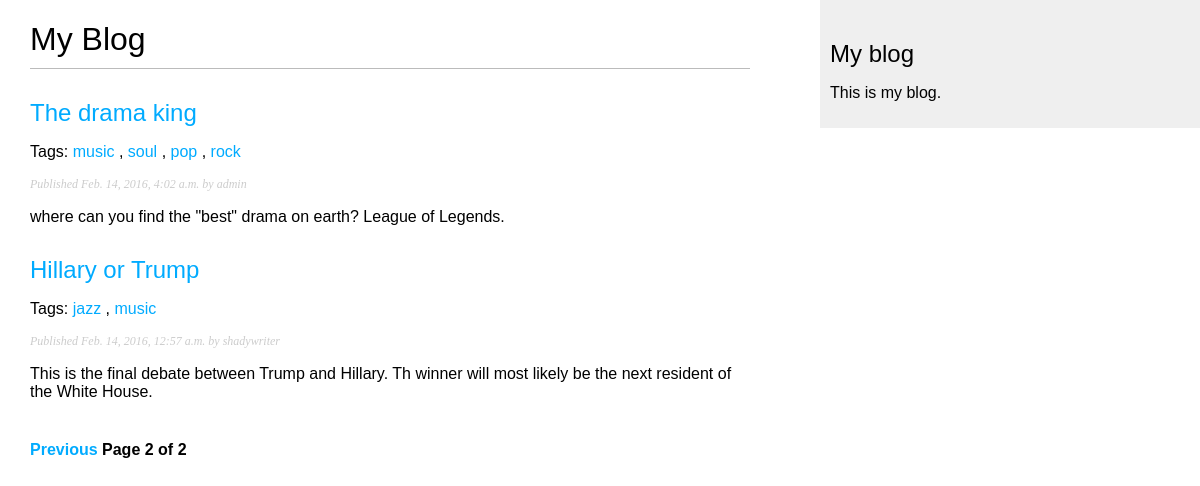
Screenshot of /blog/?page=2 with the database file from the repository.
### blog/models.py (models this page shows, shortened)
class Post(models.Model):
    STATUS_CHOICES = (
        ('draft', 'Draft'),
        ('published', 'Published'),
    )
    title = models.CharField(max_length=250)
    slug = models.SlugField(max_length=250, unique_for_date='publish')
    author = models.ForeignKey(User, related_name='blog_posts')
    body = models.TextField()
    publish = models.DateTimeField(default=timezone.now)
    created = models.DateTimeField(auto_now_add=True)
    updated = models.DateTimeField(auto_now=True)
    status = models.CharField(max_length=10, choices=STATUS_CHOICES, default='draft')
    objects = models.Manager() # The default manager.
    published = PublishedManager() # Our custom manager.
    tags = TaggableManager()
    class Meta:
        ordering = ('-publish',)
    def get_absolute_url(self):
        return reverse('blog:post_detail',
                       args=[
                           self.publish.year,
                           self.publish.strftime('%m'),
                           self.publish.strftime('%d'),
                           self.slug])

### blog/views.py (the view)
# urls.py: url(r'^tag/(?P<tag_slug>[-\w]+)/$', views.post_list, name='post_list_by_tag'),
def post_list(request, tag_slug=None):
    object_list = Post.published.all()
    tag = None
    if tag_slug:
        tag = get_object_or_404(Tag, slug=tag_slug)
        object_list = object_list.filter(tags__in=[tag])
    paginator = Paginator(object_list, 3) # 3 posts in each page
    page = request.GET.get('page')
    try:
        posts = paginator.page(page)
    except PageNotAnInteger:
        posts = paginator.page(1)
    except EmptyPage:
        posts = paginator.page(paginator.num_pages)
    return render(request, 'blog/post/list.html', {'page': page, 'posts': posts, 'tag': tag,})

### blog/models.py (called while the page is built)
    def get_queryset(self):
        return super(PublishedManager, self).get_queryset().filter(status='published')

### blog/templates/blog/post/list.html (shortened to what this page needs)
{% extends "blog/base.html" %}
{% block content %}
    <h1>My Blog</h1>
    {% for post in posts %}
        <h2>
            <a href="{{ post.get_absolute_url }}">{{ post.title }}</a>
        </h2>
        <p class="tags">
            Tags:
            {% for tag in post.tags.all %}
                <a href="{% url 'blog:post_list_by_tag' tag.slug %}">{{ tag.name }}</a>
                {% if not forloop.last %}, {% endif %}
            {% endfor %}
        </p>
        <p class="date">Published {{ post.publish }} by {{ post.author }}</p>
        {{ post.body|truncatewords:30|linebreaks }}
    {% endfor %}
    {% include "blog/pagination.html" with page=posts %}
{% endblock %}

### blog/static/css/blog.css (style rules this page uses)
body { margin:0; padding:0; font-family:helvetica, sans-serif; }
a { color:#00abff; text-decoration:none; }
h1 { font-weight:normal; border-bottom:1px solid #bbb; padding:0 0 10px 0; }
h2 { font-weight:normal; margin:30px 0 0; }
p.date { color:#ccc; font-family: georgia, serif; font-size: 12px; font-style: italic; }

### rows the page displays
Post: title "The drama king", publish "Feb. 14, 2016, 4:02 a.m.", author "admin", body "where can you find the \"best\" drama on earth? League of Legends."
Tag: name "music"
Tag: name "soul"
Tag: name "pop"
Tag: name "rock"
Post: title "Hillary or Trump", publish "Feb. 14, 2016, 12:57 a.m.", author "shadywriter", body "This is the final debate between Trump and Hillary. Th winner will most likely be the next resident of the White House."
Tag: name "jazz"

### other values shown
{{ page.number }} "2"
{{ page.paginator.num_pages }} "2"
